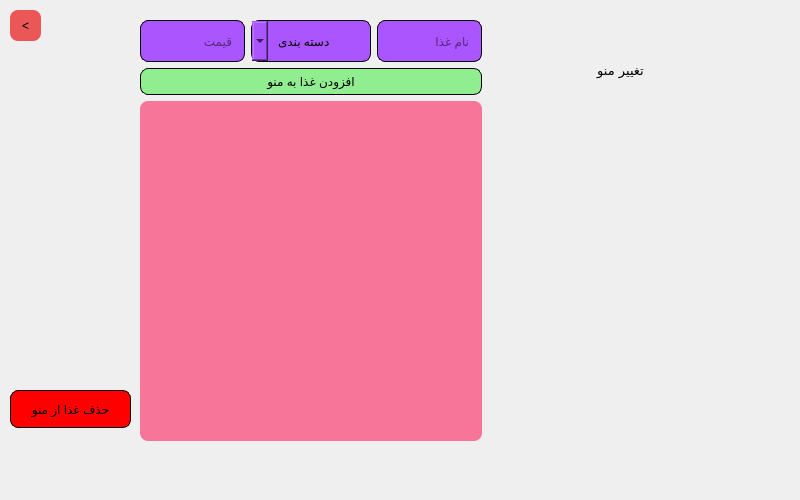
<?xml version="1.0" encoding="UTF-8"?>
<ui version="4.0">
 <class>managemenu</class>
 <widget class="QWidget" name="managemenu">
  <property name="geometry">
   <rect>
    <x>0</x>
    <y>0</y>
    <width>800</width>
    <height>500</height>
   </rect>
  </property>
  <property name="cursor">
   <cursorShape>ArrowCursor</cursorShape>
  </property>
  <property name="windowTitle">
   <string>Manage Menu</string>
  </property>
  <property name="styleSheet">
   <string notr="true"/>
  </property>
  <widget class="QFrame" name="frame">
   <property name="geometry">
    <rect>
     <x>-1</x>
     <y>-1</y>
     <width>811</width>
     <height>511</height>
    </rect>
   </property>
   <property name="styleSheet">
    <string notr="true">border-image: url(:/new/images/managemenubg.png);</string>
   </property>
   <property name="frameShape">
    <enum>QFrame::Shape::StyledPanel</enum>
   </property>
   <property name="frameShadow">
    <enum>QFrame::Shadow::Raised</enum>
   </property>
  </widget>
  <widget class="QWidget" name="verticalLayoutWidget">
   <property name="geometry">
    <rect>
     <x>140</x>
     <y>20</y>
     <width>342</width>
     <height>421</height>
    </rect>
   </property>
   <layout class="QVBoxLayout" name="verticalLayout">
    <item>
     <layout class="QHBoxLayout" name="horizontalLayout">
      <item>
       <widget class="QLineEdit" name="priceEdit">
        <property name="styleSheet">
         <string notr="true">background-color:rgb(170, 85, 255);
color: rgb(0, 0, 0);
border-radius:8px;
padding:10px;
font: 300 9pt &quot;IRANYekan&quot;;
border:1px solid black;
width:80px;
height:20px;</string>
        </property>
        <property name="placeholderText">
         <string>قیمت</string>
        </property>
       </widget>
      </item>
      <item>
       <widget class="QComboBox" name="typeEdit">
        <property name="cursor">
         <cursorShape>PointingHandCursor</cursorShape>
        </property>
        <property name="layoutDirection">
         <enum>Qt::LayoutDirection::RightToLeft</enum>
        </property>
        <property name="styleSheet">
         <string notr="true">background-color:rgb(170, 85, 255);
color: rgb(0, 0, 0);
border-radius:8px;
padding:10px;
font: 300 9pt &quot;IRANYekan&quot;;
border:1px solid black;
width:80px;
height:20px;</string>
        </property>
        <property name="locale">
         <locale language="Persian" country="Iran"/>
        </property>
        <property name="sizeAdjustPolicy">
         <enum>QComboBox::SizeAdjustPolicy::AdjustToContents</enum>
        </property>
        <property name="placeholderText">
         <string>دسته بندی</string>
        </property>
        <item>
         <property name="text">
          <string>فست فود</string>
         </property>
        </item>
        <item>
         <property name="text">
          <string>سنتی</string>
         </property>
        </item>
        <item>
         <property name="text">
          <string>خانگی </string>
         </property>
        </item>
       </widget>
      </item>
      <item>
       <widget class="QLineEdit" name="nameEdit">
        <property name="styleSheet">
         <string notr="true">background-color:rgb(170, 85, 255);
color: rgb(0, 0, 0);
border-radius:8px;
padding:10px;
font: 300 9pt &quot;IRANYekan&quot;;
border:1px solid black;
width:80px;
height:20px;</string>
        </property>
        <property name="placeholderText">
         <string>نام غذا</string>
        </property>
       </widget>
      </item>
     </layout>
    </item>
    <item>
     <widget class="QPushButton" name="addbtn">
      <property name="cursor">
       <cursorShape>PointingHandCursor</cursorShape>
      </property>
      <property name="styleSheet">
       <string notr="true">background-color:lightgreen;
color: rgb(0, 0, 0);
border-radius:8px;
padding:5px;
font: 300 9pt &quot;IRANYekan&quot;;
border:1px solid black;
width:240px;</string>
      </property>
      <property name="text">
       <string>افزودن غذا به منو</string>
      </property>
     </widget>
    </item>
    <item>
     <widget class="QTableWidget" name="tableWidget">
      <property name="cursor" stdset="0">
       <cursorShape>PointingHandCursor</cursorShape>
      </property>
      <property name="styleSheet">
       <string notr="true">background-color: #f77599;
border-radius:8px;</string>
      </property>
      <property name="locale">
       <locale language="Persian" country="Iran"/>
      </property>
     </widget>
    </item>
   </layout>
  </widget>
  <widget class="QLabel" name="label_3">
   <property name="geometry">
    <rect>
     <x>560</x>
     <y>50</y>
     <width>121</width>
     <height>41</height>
    </rect>
   </property>
   <property name="font">
    <font>
     <family>Rokh</family>
     <pointsize>10</pointsize>
     <italic>false</italic>
     <fontweight>Black</fontweight>
    </font>
   </property>
   <property name="styleSheet">
    <string notr="true">color: rgb(0, 0, 0);
font: 900 10pt &quot;Rokh&quot;;</string>
   </property>
   <property name="text">
    <string>تغییر منو</string>
   </property>
   <property name="alignment">
    <set>Qt::AlignmentFlag::AlignCenter</set>
   </property>
  </widget>
  <widget class="QPushButton" name="deletebtn">
   <property name="geometry">
    <rect>
     <x>10</x>
     <y>390</y>
     <width>121</width>
     <height>38</height>
    </rect>
   </property>
   <property name="cursor">
    <cursorShape>PointingHandCursor</cursorShape>
   </property>
   <property name="styleSheet">
    <string notr="true">background-color:red;
color: rgb(0, 0, 0);
border-radius:8px;
padding:5px;
font: 300 9pt &quot;IRANYekan&quot;;
border:1px solid black;</string>
   </property>
   <property name="text">
    <string>حذف غذا از منو</string>
   </property>
  </widget>
  <widget class="QPushButton" name="backbtn">
   <property name="geometry">
    <rect>
     <x>10</x>
     <y>10</y>
     <width>31</width>
     <height>31</height>
    </rect>
   </property>
   <property name="cursor">
    <cursorShape>PointingHandCursor</cursorShape>
   </property>
   <property name="styleSheet">
    <string notr="true">color: rgb(0, 0, 0);
background-color: rgb(235, 87, 87);
border:0px;
padding:10px;
border-radius:8px;

font: 800 9pt &quot;IRANYekan&quot;;</string>
   </property>
   <property name="text">
    <string>&lt;</string>
   </property>
  </widget>
 </widget>
 <resources/>
 <connections/>
</ui>
